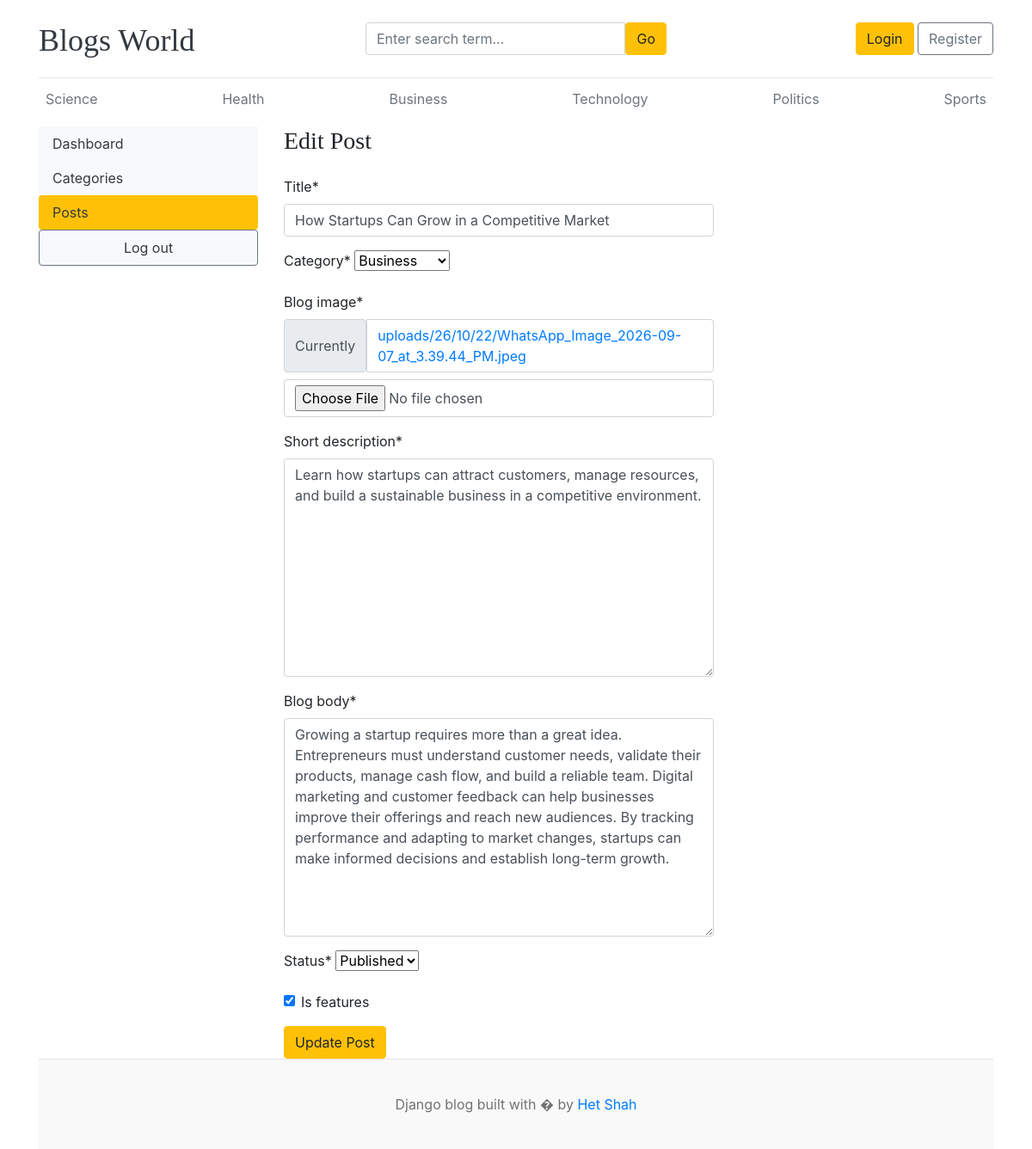
Page /dashboard/posts/edit/1/ on the committed database.
### blogs/models.py (models this page shows, shortened)
class Category(models.Model):
  category_name = models.CharField(max_length=50, unique=True)
  created_at = models.DateTimeField(auto_now_add=True)
  updated_at = models.DateTimeField(auto_now=True)
  class Meta:
    verbose_name_plural = 'Categories'
  def __str__(self):
    return self.category_name

class Blogs(models.Model):
  title = models.CharField(max_length=100, unique=True)
  slug = models.SlugField(unique=True, blank=True)
  category = models.ForeignKey(Category, on_delete=models.CASCADE)
  author = models.ForeignKey(User, on_delete=models.CASCADE)
  blog_image = models.ImageField(upload_to= 'uploads/%y/%m/%d')
  short_description = models.TextField(max_length=1000)
  blog_body = models.TextField(max_length=3000)
  status = models.CharField(max_length=100, choices=STATUS_CHOICE, default='draft')
  is_features = models.BooleanField(default=False)
  created_at = models.DateTimeField(auto_now_add=True)
  updated_at = models.DateTimeField(auto_now=True)
  class Meta:
    verbose_name_plural = 'Blogs'

### dashboard/views.py (the view)
# urls.py: path('posts/edit/<int:pk>/', views.edit_posts, name='edit_posts'),
def edit_posts(request, pk):
    post = get_object_or_404(Blogs, pk=pk)
    if request.method == 'POST':
        form = BlogPostForm(request.POST, request.FILES, instance=post)
        if form.is_valid():
            post = form.save(commit=False)
            post.slug = slugify(form.cleaned_data['title'])
            post.save()
            return redirect('posts')
    else:
        form = BlogPostForm(instance=post)
    context = {
        'form': form,
        'post': post,
    }
    return render(request, 'dashboard/edit_posts.html', context)

### dashboard/forms.py
class BlogPostForm(forms.ModelForm):
  class Meta:
    model = Blogs
    fields = ('title', 'category', 'blog_image', 'short_description', 'blog_body', 'status', 'is_features')

### blogs/context_processors.py (called while the page is built)
def getCategories(request):
  categories = Category.objects.all()
  return dict(categories=categories)

### templates/dashboard/edit_posts.html (shortened to what this page needs)
{% extends '../base/base.html' %}
{% load crispy_forms_tags %}
{% block content%}
<div class="row">
  {% include './left_sidebar.html' %}
  <div class="col-md-9">
    <h3 class="mb-4">Edit Post</h3>
    <form
      action="{% url 'edit_posts' post.id %}"
      method="POST"
      style="width: 500px"
      enctype="multipart/form-data">
      {{ form | crispy }}
      <button type="submit" class="btn btn-warning">Update Post</button>
    </form>
  </div>
</div>
{% endblock %}

### templates/base/header.html (shortened to what this page needs)
{% load static %}
<!doctype html>
<html lang="en">
  <head>
    <link
      href="https://getbootstrap.com/docs/4.0/dist/css/bootstrap.min.css"
      rel="stylesheet" />
    <link href="{% static 'css/blog.css' %}" rel="stylesheet" />
    <link
      rel="stylesheet"
      href="https://cdnjs.cloudflare.com/ajax/libs/font-awesome/7.3.1/css/all.min.css"
 />
  </head>
  <body>
    <div class="container">
      <header class="blog-header py-3">
        <div class="row flex-nowrap justify-content-between align-items-center">
          <div class="col-4 pt-1">
            <a class="blog-header-logo text-dark" href="/">Blogs World</a>
          </div>
          <div class="col-4">
            <form action="{% url 'search' %}" method="GET">
              <div class="input-group">
                <input
                  type="text"
                  class="form-control"
                  name="keyword"
                  placeholder="Enter search term..." />
                <button
                  type="submit"
                  class="btn btn-warning"
                  id="button-search"
                  type="button">
                  Go
                </button>
              </div>
            </form>
          </div>
          <div class="col-4 d-flex justify-content-end align-items-center">
            {% if not user.is_authenticated %}
            <a class="btn btn-warning" href="{% url 'login' %}">Login</a> &nbsp;
            <a class="btn btn-outline-secondary" href="{% url 'register'%}"
              >Register</a
            >
            {% endif %}
          </div>
        </div>
      </header>
      <div class="nav-scroller py-1 mb-2">
        <nav class="nav d-flex justify-content-between">
          {% for category in categories %}
          <a
            class="p-2 text-muted"
            href="{% url 'posts_by_category' category.id %}"
            >{{ category.category_name }}</a
          >
          {% endfor %}
        </nav>
      </div>

### static/css/blog.css (style rules this page uses)
.blog-header { border-bottom: 1px solid #e5e5e5; }
.blog-header-logo { font-family: "Playfair Display", Georgia, "Times New Roman", serif; font-size: 2.25rem; }
h1, h2, h3, h4, h5, h6 { font-family: "Playfair Display", Georgia, "Times New Roman", serif; }

### rows in the picture
Category: category_name "Science"
Category: category_name "Health"
Category: category_name "Business"
Category: category_name "Technology"
Category: category_name "Politics"
Category: category_name "Sports"
Blogs: title "How Startups Can Grow in a Competitive Market", category "Business", short_description "Learn how startups can attract customers, manage resources, and build a sustainable business in a competitive environment.", blog_body "Growing a startup requires more than a great idea. Entrepreneurs must understand customer needs, validate their products, manage cash flow, and build a reliable team. Digital marketing and customer feedback can help businesses improve their offerings and reach new audiences. By tracking performance and adapting to market changes, startups can make informed decisions and establish long-term growth.", status "Published", is_features "☑"
